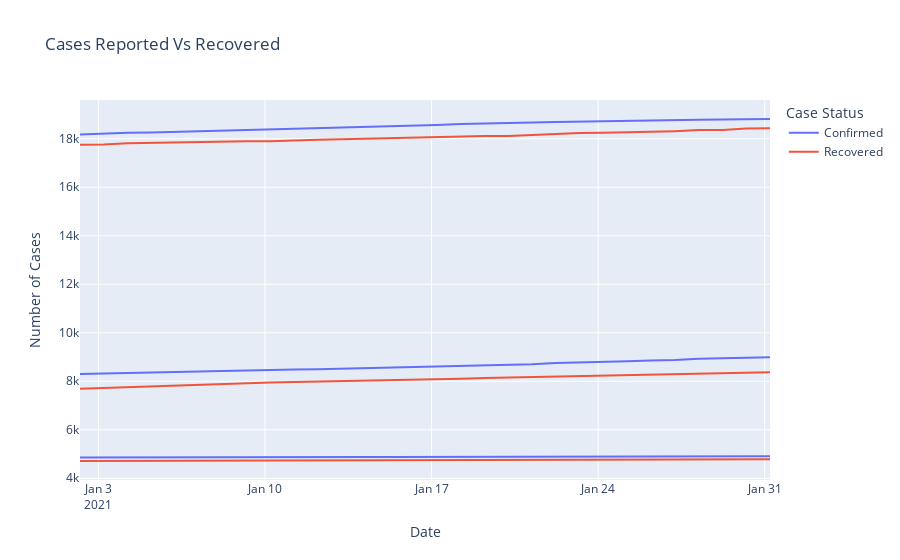

Notebook source saved alongside this figure:
### Code cell
fig = px.line(df_2, x="Date", y=["Confirmed","Recovered"], line_group="Province" ,title='Cases Reported Vs Recovered')
fig.update_layout(xaxis_title='Date', yaxis_title='Number of Cases',legend_title="Case Status")
fig.show()
